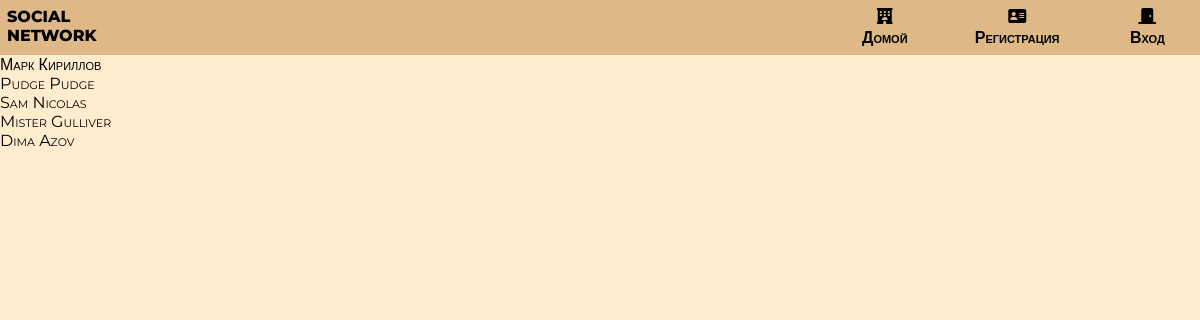
The page / on the database its author committed.
### myPage/models.py (models this page shows, shortened)
class CustomUser(AbstractBaseUser):
    first_name = models.CharField(max_length=50,verbose_name='Имя')
    last_name = models.CharField(max_length=50,verbose_name='Фамилия')
    email = models.EmailField(unique=True,verbose_name='Электронная почта')
    birth_date = models.DateField(default=date(2000, 1, 1), verbose_name='Дата рождения')
    profile_image = models.ImageField(blank=True, upload_to="photos/%Y/%m/%d/", verbose_name='Фотография профиля')
    country = CountryField(blank_label="(select country)", blank=True, verbose_name='Страна')
    is_superuser = models.BooleanField(default=False,verbose_name='Суперюзер?')
    is_staff = models.BooleanField(default=False,verbose_name='Стафф?')
    USERNAME_FIELD = 'email'
    REQUIRED_FIELDS = ['first_name', 'last_name']
    objects = CustomUserManager()
    class Meta:
        verbose_name = 'Страница'
        verbose_name_plural = 'Страницы'

### myPage/views.py (the view)
# urls.py: path('', views.IndexView.as_view(), name='home'),
class IndexView(generic.ListView):
    template_name="myPage/index.html"
    context_object_name="users"
    def get_queryset(self):
        return User.objects.all()

### myPage/templates/myPage/index.html
{% extends 'myPage/base.html' %} {% block content %} {% if users %}
<ul>
  {% for user in users %} {% if not user.is_superuser %}
  <li>
    <a href="{% url 'myPage:profile' user.id %}">
      {{ user.first_name }} {{ user.last_name }}
    </a>
  </li>
  {% endif %} {% endfor %}
</ul>
{% endif %} {% endblock content %}

### myPage/static/myPage/styles/style2.css (style rules this page uses)
* { width: 100%; font-family: 'Montserrat', sans-serif; overflow: hidden; margin: 0; padding: 0; }
body { display: flex; flex-direction: column; justify-content: center; background-color: blanchedalmond; }
a { color: black; font-family: inherit; text-decoration-line: none; font-variant: small-caps; font-size: 16px; }

### rows shown on the page
CustomUser: first_name "Марк", last_name "Кириллов"
CustomUser: first_name "Pudge", last_name "Pudge"
CustomUser: first_name "Sam", last_name "Nicolas"
CustomUser: first_name "Mister", last_name "Gulliver"
CustomUser: first_name "Dima", last_name "Azov"
